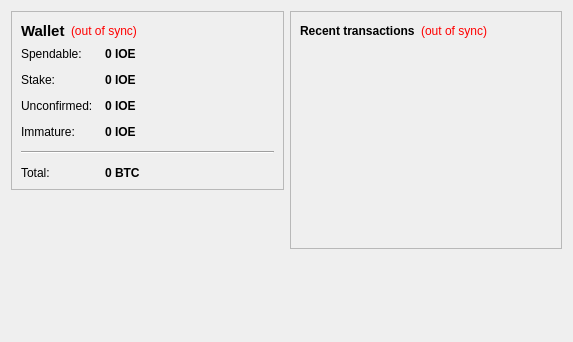
<?xml version="1.0" encoding="UTF-8"?>
<ui version="4.0">
 <class>OverviewPage</class>
 <widget class="QWidget" name="OverviewPage">
  <property name="geometry">
   <rect>
    <x>0</x>
    <y>0</y>
    <width>573</width>
    <height>342</height>
   </rect>
  </property>
  <property name="windowTitle">
   <string>Form</string>
  </property>
  <layout class="QHBoxLayout" name="horizontalLayout" stretch="1,1">
   <item>
    <layout class="QVBoxLayout" name="verticalLayout_2">
     <item>
      <widget class="QFrame" name="frame">
       <property name="frameShape">
        <enum>QFrame::StyledPanel</enum>
       </property>
       <property name="frameShadow">
        <enum>QFrame::Raised</enum>
       </property>
       <layout class="QVBoxLayout" name="verticalLayout_4">
        <item>
         <layout class="QHBoxLayout" name="horizontalLayout_4">
          <item>
           <widget class="QLabel" name="label_5">
            <property name="font">
             <font>
              <pointsize>11</pointsize>
              <weight>75</weight>
              <bold>true</bold>
             </font>
            </property>
            <property name="text">
             <string>Wallet</string>
            </property>
           </widget>
          </item>
          <item>
           <widget class="QLabel" name="labelWalletStatus">
            <property name="toolTip">
             <string>The displayed information may be out of date. Your wallet automatically synchronizes with the IOE network after a connection is established, but this process has not completed yet.</string>
            </property>
            <property name="styleSheet">
             <string notr="true">QLabel { color: red; }</string>
            </property>
            <property name="text">
             <string notr="true">(out of sync)</string>
            </property>
            <property name="alignment">
             <set>Qt::AlignLeading|Qt::AlignLeft|Qt::AlignVCenter</set>
            </property>
           </widget>
          </item>
          <item>
           <spacer name="horizontalSpacer_2">
            <property name="orientation">
             <enum>Qt::Horizontal</enum>
            </property>
            <property name="sizeHint" stdset="0">
             <size>
              <width>40</width>
              <height>20</height>
             </size>
            </property>
           </spacer>
          </item>
         </layout>
        </item>
        <item>
         <layout class="QFormLayout" name="formLayout_2">
          <property name="fieldGrowthPolicy">
           <enum>QFormLayout::AllNonFixedFieldsGrow</enum>
          </property>
          <property name="horizontalSpacing">
           <number>12</number>
          </property>
          <property name="verticalSpacing">
           <number>12</number>
          </property>
          <item row="0" column="0">
           <widget class="QLabel" name="label">
            <property name="text">
             <string>Spendable:</string>
            </property>
           </widget>
          </item>
          <item row="0" column="1">
           <widget class="QLabel" name="labelBalance">
            <property name="font">
             <font>
              <weight>75</weight>
              <bold>true</bold>
             </font>
            </property>
            <property name="cursor">
             <cursorShape>IBeamCursor</cursorShape>
            </property>
            <property name="toolTip">
             <string>Your current spendable balance</string>
            </property>
            <property name="text">
             <string notr="true">0 IOE</string>
            </property>
            <property name="textInteractionFlags">
             <set>Qt::LinksAccessibleByMouse|Qt::TextSelectableByKeyboard|Qt::TextSelectableByMouse</set>
            </property>
           </widget>
          </item>
          <item row="1" column="0">
           <widget class="QLabel" name="label_6">
            <property name="text">
             <string>Stake:</string>
            </property>
           </widget>
          </item>
          <item row="1" column="1">
           <widget class="QLabel" name="labelStake">
            <property name="font">
             <font>
              <weight>75</weight>
              <bold>true</bold>
             </font>
            </property>
            <property name="cursor">
             <cursorShape>IBeamCursor</cursorShape>
            </property>
            <property name="toolTip">
             <string>Total of coins that was staked, and do not yet count toward the current balance</string>
            </property>
            <property name="text">
             <string notr="true">0 IOE</string>
            </property>
            <property name="textInteractionFlags">
             <set>Qt::LinksAccessibleByMouse|Qt::TextSelectableByKeyboard|Qt::TextSelectableByMouse</set>
            </property>
           </widget>
          </item>
          <item row="2" column="0">
           <widget class="QLabel" name="label_3">
            <property name="text">
             <string>Unconfirmed:</string>
            </property>
           </widget>
          </item>
          <item row="2" column="1">
           <widget class="QLabel" name="labelUnconfirmed">
            <property name="font">
             <font>
              <weight>75</weight>
              <bold>true</bold>
             </font>
            </property>
            <property name="cursor">
             <cursorShape>IBeamCursor</cursorShape>
            </property>
            <property name="toolTip">
             <string>Total of transactions that have yet to be confirmed, and do not yet count toward the current balance</string>
            </property>
            <property name="text">
             <string notr="true">0 IOE</string>
            </property>
            <property name="textInteractionFlags">
             <set>Qt::LinksAccessibleByMouse|Qt::TextSelectableByKeyboard|Qt::TextSelectableByMouse</set>
            </property>
           </widget>
          </item>
          <item row="3" column="0">
           <widget class="QLabel" name="labelImmatureText">
            <property name="text">
             <string>Immature:</string>
            </property>
           </widget>
          </item>
          <item row="3" column="1">
           <widget class="QLabel" name="labelImmature">
            <property name="font">
             <font>
              <weight>75</weight>
              <bold>true</bold>
             </font>
            </property>
            <property name="toolTip">
             <string>Mined balance that has not yet matured</string>
            </property>
            <property name="text">
             <string notr="true">0 IOE</string>
            </property>
            <property name="textInteractionFlags">
             <set>Qt::LinksAccessibleByMouse|Qt::TextSelectableByKeyboard|Qt::TextSelectableByMouse</set>
            </property>
           </widget>
          </item>
          <item row="4" column="0" colspan="2">
           <widget class="Line" name="line">
            <property name="orientation">
             <enum>Qt::Horizontal</enum>
            </property>
           </widget>
          </item>
          <item row="5" column="0">
           <widget class="QLabel" name="labelTotalText">
            <property name="text">
             <string>Total:</string>
            </property>
           </widget>
          </item>
          <item row="5" column="1">
           <widget class="QLabel" name="labelTotal">
            <property name="font">
             <font>
              <weight>75</weight>
              <bold>true</bold>
             </font>
            </property>
            <property name="cursor">
             <cursorShape>IBeamCursor</cursorShape>
            </property>
            <property name="toolTip">
             <string>Your current total balance</string>
            </property>
            <property name="text">
             <string notr="true">0 BTC</string>
            </property>
            <property name="textInteractionFlags">
             <set>Qt::LinksAccessibleByMouse|Qt::TextSelectableByKeyboard|Qt::TextSelectableByMouse</set>
            </property>
           </widget>
          </item>
         </layout>
        </item>
       </layout>
      </widget>
     </item>
     <item>
      <spacer name="verticalSpacer">
       <property name="orientation">
        <enum>Qt::Vertical</enum>
       </property>
       <property name="sizeHint" stdset="0">
        <size>
         <width>20</width>
         <height>40</height>
        </size>
       </property>
      </spacer>
     </item>
    </layout>
   </item>
   <item>
    <layout class="QVBoxLayout" name="verticalLayout_3">
     <item>
      <widget class="QFrame" name="frame_2">
       <property name="frameShape">
        <enum>QFrame::StyledPanel</enum>
       </property>
       <property name="frameShadow">
        <enum>QFrame::Raised</enum>
       </property>
       <layout class="QVBoxLayout" name="verticalLayout">
        <item>
         <layout class="QHBoxLayout" name="horizontalLayout_2">
          <item>
           <widget class="QLabel" name="label_4">
            <property name="text">
             <string>&lt;b&gt;Recent transactions&lt;/b&gt;</string>
            </property>
           </widget>
          </item>
          <item>
           <widget class="QLabel" name="labelTransactionsStatus">
            <property name="toolTip">
             <string>The displayed information may be out of date. Your wallet automatically synchronizes with the IOE network after a connection is established, but this process has not completed yet.</string>
            </property>
            <property name="styleSheet">
             <string notr="true">QLabel { color: red; }</string>
            </property>
            <property name="text">
             <string notr="true">(out of sync)</string>
            </property>
            <property name="alignment">
             <set>Qt::AlignRight|Qt::AlignTrailing|Qt::AlignVCenter</set>
            </property>
           </widget>
          </item>
          <item>
           <spacer name="horizontalSpacer">
            <property name="orientation">
             <enum>Qt::Horizontal</enum>
            </property>
            <property name="sizeHint" stdset="0">
             <size>
              <width>40</width>
              <height>20</height>
             </size>
            </property>
           </spacer>
          </item>
         </layout>
        </item>
        <item>
         <widget class="QListView" name="listTransactions">
          <property name="styleSheet">
           <string notr="true">QListView { background: transparent; }</string>
          </property>
          <property name="frameShape">
           <enum>QFrame::NoFrame</enum>
          </property>
          <property name="verticalScrollBarPolicy">
           <enum>Qt::ScrollBarAlwaysOff</enum>
          </property>
          <property name="horizontalScrollBarPolicy">
           <enum>Qt::ScrollBarAlwaysOff</enum>
          </property>
          <property name="selectionMode">
           <enum>QAbstractItemView::NoSelection</enum>
          </property>
         </widget>
        </item>
       </layout>
      </widget>
     </item>
     <item>
      <spacer name="verticalSpacer_2">
       <property name="orientation">
        <enum>Qt::Vertical</enum>
       </property>
       <property name="sizeHint" stdset="0">
        <size>
         <width>20</width>
         <height>40</height>
        </size>
       </property>
      </spacer>
     </item>
    </layout>
   </item>
  </layout>
 </widget>
 <resources/>
 <connections/>
</ui>
